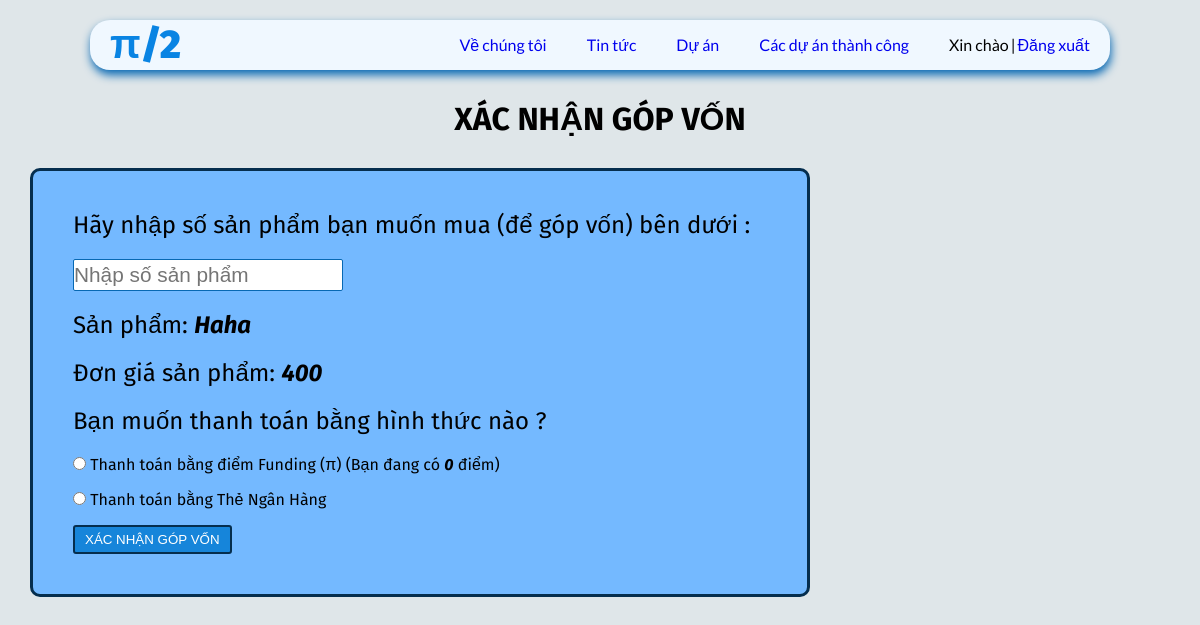
The app's page /projects/Project_2/fund/ (signed in) with its own data.
### viewproject/models.py (models this page shows)
class Project(models.Model):
    Title=models.CharField(max_length=50)
    ShortDescribe=models.TextField(default='',max_length=70)
    Content=models.TextField(default='',max_length=50)
    Owner=models.ForeignKey(User,on_delete=models.CASCADE)
    Category_Choices=[
        ('uncategorized','Chưa phân loại'),
        ('cong-nghe','Công nghệ'),
        ('dich-vu','Dịch vụ'),
        ('du-lich','Du lịch'),
        ('nong-nghiep','Nông nghiệp'),
        ('giao-duc','Giáo dục'),
    ]
    Category=models.CharField(default='',choices=Category_Choices,max_length=20)
    Image=models.ImageField( null=True, blank=True, upload_to="")
    Image_Content=models.ImageField( null=True, blank=True,upload_to="")
    GoalFund=models.IntegerField(default=0)
    RecentFund=models.IntegerField(default=0)
    DateEnd=models.DateTimeField(auto_now=True)
    IsSuccessfull=models.BooleanField(default=False)
    Location=models.CharField(default='',max_length=50)
    Price=models.IntegerField(default=0)

### user/models.py (models this page shows)
class User(AbstractUser):
    Money=models.IntegerField(default=0)
    Image=models.ImageField(default="/static/images/default_avatar.jpg")
    Phone=models.CharField(default='',max_length=15)

### viewproject/views.py (the view)
# urls.py: path('Project_<int:Project_id>/fund/', views.e, name='fund'),
def e(request,Project_id):
    p=Project.objects.get(pk=Project_id)
    context={
        "p":p,
    }
    return render(request,"thanhtoanContent.html",context)

### viewproject/templates/thanhtoanContent.html (shortened to what this page needs)
{% extends 'baseThanhToan.html' %}
{% block contents %}
<h1 class="xn">XÁC NHẬN GÓP VỐN</h1>
<div class="noi_dung">
    <form action="{% url 'XN' p.id %}" method="post">
    <p>Hãy nhập số sản phẩm bạn muốn mua (để góp vốn) bên dưới : </p>
    <input type="number" name="num" min="0" placeholder="Nhập số sản phẩm">
    <p>Sản phẩm: <i><b>{{p.Title}}</b></i></p>
    <p>Đơn giá sản phẩm: <i><b>{{p.Price}}</b></i></p>
    <p>Bạn muốn thanh toán bằng hình thức nào ?</p>
    <div>
        <input type="radio" value="1" name="choice">
        <span>Thanh toán bằng điểm Funding (π) </span>
        <span>(Bạn đang có <i><b>{{user.Money}}</b></i> điểm)</span>
    </div>
    <div>
        <input type="radio" value="2" name="choice">
        <span>Thanh toán bằng Thẻ Ngân Hàng </span>
    </div>
    <button type="submit">XÁC NHẬN GÓP VỐN</button>
    </form>
</div>
{% endblock %}

### static/css/thanhtoan.css (style rules this page uses)
* { margin: 0; padding: 0; box-sizing: border-box; }
body { font-family: 'Fira Sans', sans-serif; background-color: #dfe6e9; }
.xn { width: fit-content; margin: 0 auto; margin-bottom: 30px; }
.noi_dung { padding: 40px; margin: 0 0 20px 30px; border-radius: 10px; border: 3.5px solid #052e4e; background-color:#74b9ff ; width: 65%; }
.noi_dung input { font-size: 130%; line-height: 30px; margin-bottom: 20px; border-radius: 2px; border: 1.5px solid #0768b3; }
.noi_dung p { margin-bottom: 20px; font-size: 150%; }
.noi_dung button { padding: 5px 10px; border-radius: 3px; border: solid 2px #052e4e; font-size: 1; color: #fff; background-color: #1685da; cursor: pointer; }

### records on screen
Project: Title "Haha", Price "400"
User: Money "0"
